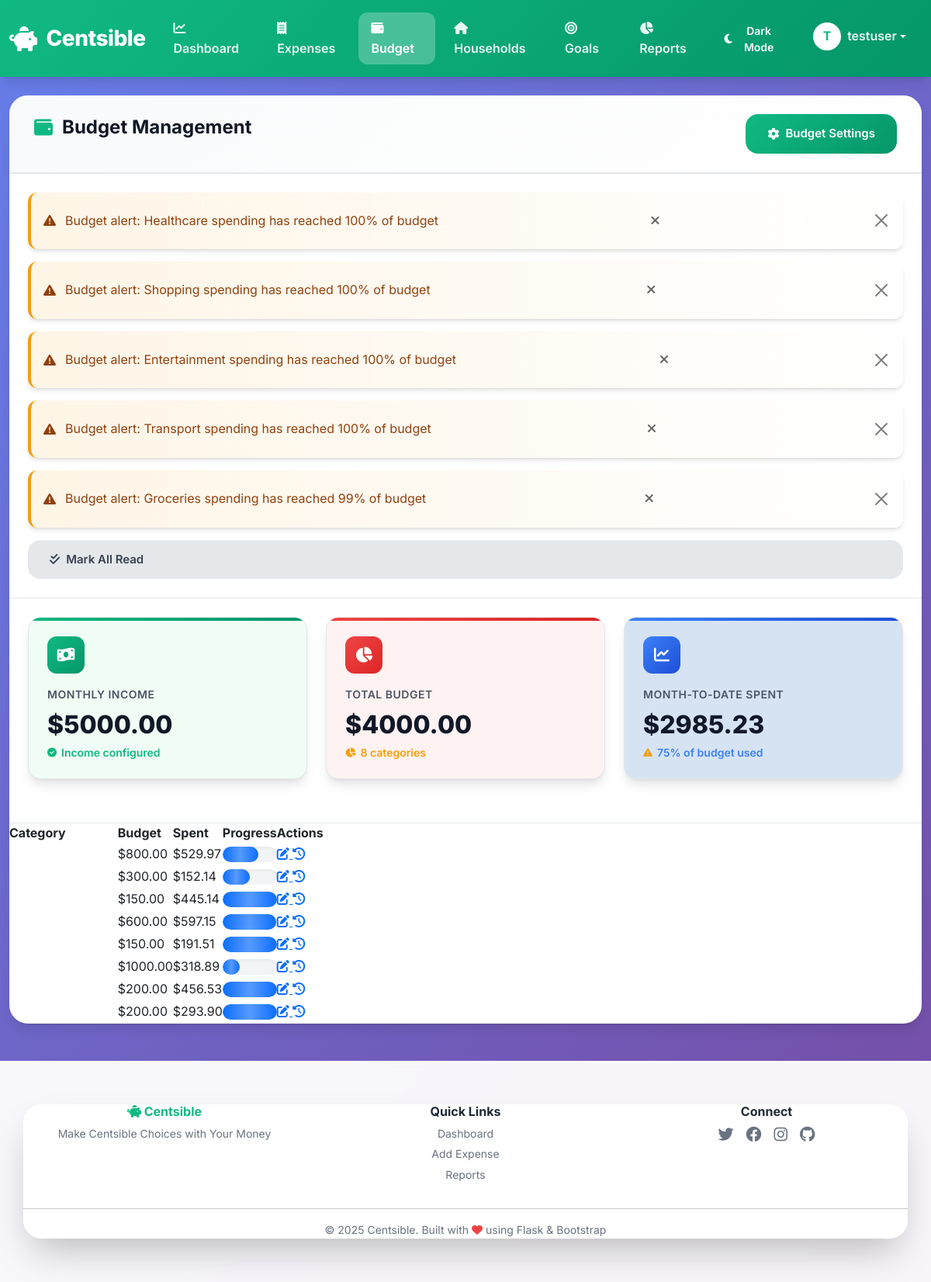
The page /budgets/ (signed in) on the database its author committed.
### app/models.py (models this page shows, shortened)
class User(UserMixin, db.Model):
    __tablename__ = 'users'
    id = db.Column(db.Integer, primary_key=True)
    username = db.Column(db.String(64), unique=True, index=True, nullable=False)
    email = db.Column(db.String(120), unique=True, index=True, nullable=False)
    password_hash = db.Column(db.String(128), nullable=False)
    created_at = db.Column(db.DateTime, default=datetime.utcnow)
    theme_preference = db.Column(db.String(10), default='light')
    currency_symbol = db.Column(db.String(5), default='₦')
    monthly_income = db.Column(db.Numeric(10, 2), default=0)
    total_budget = db.Column(db.Numeric(10, 2), default=0)
    categories = db.relationship('Category', backref='user', lazy='dynamic')
    expenses = db.relationship('Expense', backref='user', lazy='dynamic')
    budgets = db.relationship('Budget', backref='user', lazy='dynamic')
    alerts = db.relationship('BudgetAlert', backref='user', lazy='dynamic')
    def get_monthly_spending(self, year=None, month=None):
        if year is None or month is None:
            now = datetime.now()
            year = now.year
            month = now.month
        total = db.session.query(
            db.func.sum(Expense.amount)
        ).filter(
            Expense.user_id == self.id,
            extract('year', Expense.date) == year,
            extract('month', Expense.date) == month
        ).scalar()
        return total or Decimal('0')
    def get_category_spending(self, category_id, year=None, month=None):
        if year is None or month is None:
            now = datetime.now()
            year = now.year
            month = now.month
        total = db.session.query(
            db.func.sum(Expense.amount)
        ).filter(
            Expense.user_id == self.id,
            Expense.category_id == category_id,
            extract('year', Expense.date) == year,
            extract('month', Expense.date) == month
        ).scalar()
        return total or Decimal('0')

class BudgetAlert(db.Model):
    __tablename__ = 'budget_alerts'
    id = db.Column(db.Integer, primary_key=True)
    user_id = db.Column(db.Integer, db.ForeignKey('users.id'), nullable=False)
    category_id = db.Column(db.Integer, db.ForeignKey('categories.id'), nullable=False)
    alert_type = db.Column(db.String(32), nullable=False)  # threshold, overspent
    message = db.Column(db.String(256), nullable=False)
    is_read = db.Column(db.Boolean, default=False)
    created_at = db.Column(db.DateTime, default=datetime.utcnow)
    __table_args__ = (
        db.Index('idx_user_alerts', user_id, is_read),
    )

class Category(db.Model):
    __tablename__ = 'categories'
    id = db.Column(db.Integer, primary_key=True)
    user_id = db.Column(db.Integer, db.ForeignKey('users.id'), nullable=False)
    name = db.Column(db.String(64), nullable=False)
    icon = db.Column(db.String(32))
    color = db.Column(db.String(7))  # Hex color code
    is_default = db.Column(db.Boolean, default=False)
    budget_amount = db.Column(db.Numeric(10, 2), default=0)
    alert_threshold = db.Column(db.Integer, default=80)  # Percentage
    is_active = db.Column(db.Boolean, default=True)
    __table_args__ = (
        db.Index('idx_user_category', user_id, name),
    )
    expenses = db.relationship('Expense', backref='category', lazy='dynamic')
    budgets = db.relationship('Budget', backref='category', lazy='dynamic')
    @hybrid_property
    def current_month_spending(self):
        now = datetime.now()
        return self.user.get_category_spending(self.id, now.year, now.month)
    @hybrid_property
    def budget_progress(self):
        if not self.budget_amount or self.budget_amount == 0:
            return 0
        return min(100, int((self.current_month_spending / self.budget_amount) * 100))

### app/routes/budgets.py (the view)
@bp.route('/')
@login_required
def index():
    categories = current_user.categories.filter_by(is_active=True).all()
    now = datetime.now()
    budgets = {
        b.category_id: b for b in Budget.query.filter(
            Budget.user_id == current_user.id,
            Budget.year == now.year,
            Budget.month == now.month
        ).all()
    }
    alerts = BudgetAlert.query.filter_by(
        user_id=current_user.id,
        is_read=False
    ).order_by(BudgetAlert.created_at.desc()).all()
    return render_template(
        'budgets/manage.html',
        categories=categories,
        budgets=budgets,
        alerts=alerts
    )

### app/templates/budgets/manage.html (shortened to what this page needs)
{% extends "base.html" %} {% block content %}
<div class="card">
  <div class="card-header">
    <h2 class="card-title"><i class="fas fa-wallet"></i> Budget Management</h2>
    <a href="{{ url_for('budgets.budget_settings') }}" class="btn btn-primary">
      <i class="fas fa-cog"></i> Budget Settings
    </a>
  </div>
  {% if alerts %}
  <div class="alerts-container">
    {% for alert in alerts %}
    <div class="alert alert-warning" role="alert">
      <div class="alert-content">
        <i class="fas fa-exclamation-triangle"></i>
        <span>{{ alert.message }}</span>
      </div>
      <button class="alert-dismiss" data-alert-id="{{ alert.id }}">
        <i class="fas fa-times"></i>
      </button>
    </div>
    {% endfor %}
    <button id="markAllRead" class="btn btn-secondary">
      <i class="fas fa-check-double"></i> Mark All Read
    </button>
  </div>
  {% endif %}
  <div class="budget-overview">
    <div class="stats-grid">
      <div class="stat-card income">
        <div class="stat-header">
          <div class="stat-icon">
            <i class="fas fa-money-bill-wave"></i>
          </div>
        </div>
        <div class="stat-label">Monthly Income</div>
        <div class="stat-value">
          {{ current_user.currency_symbol }}{{
          "%.2f"|format(current_user.monthly_income or 0) }}
        </div>
        <div class="stat-change">
          {% if current_user.monthly_income and current_user.monthly_income > 0 %}
          <i class="fas fa-check-circle"></i> Income configured
          {% else %}
          <i class="fas fa-exclamation-circle"></i> No income set
          {% endif %}
        </div>
      </div>
      <div class="stat-card expense">
        <div class="stat-header">
          <div class="stat-icon">
            <i class="fas fa-chart-pie"></i>
          </div>
        </div>
        <div class="stat-label">Total Budget</div>
        <div class="stat-value">
          {{ current_user.currency_symbol }}{{
          "%.2f"|format(current_user.total_budget or 0) }}
        </div>
        <div class="stat-change">
          {% if current_user.total_budget and current_user.total_budget > 0 %}
          <i class="fas fa-chart-pie"></i> {{ categories|length }} categories
          {% else %}
          <i class="fas fa-exclamation-circle"></i> No budgets set
          {% endif %}
        </div>
      </div>
      {% set total_spent = current_user.get_monthly_spending() %}
      <div class="stat-card balance">
        <div class="stat-header">
          <div class="stat-icon">
            <i class="fas fa-chart-line"></i>
          </div>
        </div>
        <div class="stat-label">Month-to-Date Spent</div>
        <div class="stat-value">
          {{ current_user.currency_symbol }}{{ "%.2f"|format(total_spent) }}
        </div>
        {% if current_user.total_budget and current_user.total_budget > 0 %}
        {% set budget_used = (total_spent / current_user.total_budget * 100)|round|int %}
        <div class="stat-change">
          {% if budget_used <= 50 %}
          <i class="fas fa-check-circle" style="color: var(--success);"></i>
          {% elif budget_used <= 80 %}
          <i class="fas fa-exclamation-triangle" style="color: var(--warning);"></i>
          {% else %}
          <i class="fas fa-times-circle" style="color: var(--danger);"></i>
          {% endif %}
          {{ budget_used }}% of budget used
        </div>
        {% else %}
        <div class="stat-change">
          <i class="fas fa-info-circle"></i> No budget limit set
        </div>
        {% endif %}
      </div>
    </div>
  </div>
  <div class="table-container">
    <table>
      <thead>
        <tr>
          <th>Category</th>
          <th>Budget</th>
          <th>Spent</th>
          <th>Progress</th>
          <th>Actions</th>
        </tr>
      </thead>
      <tbody>
        {% for category in categories %}
        <tr>
          <td>
            <span
              class="badge category-badge"
              {%
              if
              category.color
              %}
              style="--badge-rgb: {{ category.color|hex_to_rgb }}"
              {%
              endif
              %}
            >
              <i class="fas {{ category.icon or 'fa-tag' }}"></i>
            </span>
          </td>
          <td>
            {{ current_user.currency_symbol }}{{
            "%.2f"|format(category.budget_amount) }}
          </td>
          <td>
            {{ current_user.currency_symbol }}{{
            "%.2f"|format(category.current_month_spending) }}
          </td>
          <td>
            <div class="progress">
              {% set progress = category.budget_progress %} {% set bar_class =
              'progress-bar-danger' if progress >= 100 else
              'progress-bar-warning' if progress >= category.alert_threshold
              else 'progress-bar-success' %}
              <div
                class="progress-bar {{ bar_class }}" data-width="{{ progress }}"
              >
              </div>
            </div>
          </td>
          <td>
            <div class="table-actions">
              <a
                href="{{ url_for('budgets.edit_category_budget', id=category.id) }}"
                class="btn-icon"
                title="Edit Budget"
              >
                <i class="fas fa-edit"></i>
              </a>
              <a
                href="{{ url_for('budgets.category_history', id=category.id) }}"
                class="btn-icon"
                title="View History"
              >
                <i class="fas fa-history"></i>
              </a>
            </div>
          </td>
        </tr>
        {% endfor %}
      </tbody>
    </table>
  </div>
</div>
{% endblock %}

### app/templates/base.html (shortened to what this page needs)
<!DOCTYPE html>
<html lang="en">
<head>
    <link href="https://cdn.jsdelivr.net/npm/bootstrap@5.3.0/dist/css/bootstrap.min.css" rel="stylesheet">
    <link rel="stylesheet" href="https://cdnjs.cloudflare.com/ajax/libs/font-awesome/6.4.0/css/all.min.css">
    <link rel="stylesheet" href="{{ url_for('static', filename='css/fontawesome.min.css') }}" id="fontawesome-fallback">
    <link rel="stylesheet" href="{{ url_for('static', filename='css/main.css') }}">
    <link rel="stylesheet" href="{{ url_for('static', filename='css/dark-mode.css') }}">
</head>
<body>
    <nav class="navbar navbar-expand-lg navbar-dark sticky-top">
        <div class="container-fluid">
            <a class="navbar-brand" href="{{ url_for('main.index') if current_user.is_authenticated else url_for('auth.login') }}">
                <i class="fas fa-piggy-bank"></i>
                <span>Centsible</span>
            </a>
            {% if current_user.is_authenticated %}
            <div class="collapse navbar-collapse" id="navbarNav">
                <ul class="navbar-nav me-auto">
                    <li class="nav-item">
                        <a class="nav-link {% if request.endpoint == 'main.index' %}active{% endif %}"
                           href="{{ url_for('main.index') }}">
                            <i class="fas fa-chart-line"></i> Dashboard
                        </a>
                    </li>
                    <li class="nav-item">
                        <a class="nav-link {% if request.endpoint and 'expenses' in request.endpoint %}active{% endif %}"
                           href="{{ url_for('expenses.index') }}">
                            <i class="fas fa-receipt"></i> Expenses
                        </a>
                    </li>
                    <li class="nav-item">
                        <a class="nav-link {% if request.endpoint and 'budgets' in request.endpoint %}active{% endif %}"
                           href="{{ url_for('budgets.index') }}">
                            <i class="fas fa-wallet"></i> Budget
                        </a>
                    </li>
                    <li class="nav-item">
                        <a class="nav-link" href="#" onclick="alert('Households feature coming soon!')">
                            <i class="fas fa-home"></i> Households
                        </a>
                    </li>
                    <li class="nav-item">
                        <a class="nav-link" href="#" onclick="alert('Goals feature coming soon!')">
                            <i class="fas fa-bullseye"></i> Goals
                        </a>
                    </li>
                    <li class="nav-item">
                        <a class="nav-link {% if request.endpoint and 'reports' in request.endpoint %}active{% endif %}"
                           href="{{ url_for('reports.index') }}">
                            <i class="fas fa-chart-pie"></i> Reports
                        </a>
                    </li>
                </ul>
                <ul class="navbar-nav">
                    <li class="nav-item">
                        <button id="theme-toggle" class="btn btn-sm btn-outline-light me-2" style="border-radius: 50px;">
                        </button>
                    </li>
                    <li class="nav-item dropdown">
                        <a class="nav-link dropdown-toggle d-flex align-items-center" href="#" id="navbarDropdown"
                           role="button" data-bs-toggle="dropdown" aria-expanded="false">
                            <div class="avatar me-2" style="width: 36px; height: 36px; background: white; color: #10b981; border-radius: 50%; display: flex; align-items: center; justify-content: center; font-weight: 700;">
                                {{ current_user.username[0].upper() }}
                            </div>
                            <span>{{ current_user.username }}</span>
                        </a>
                    </li>
                </ul>
            </div>
            {% endif %}
        </div>
    </nav>
    <main class="container-fluid mt-4 mb-5">
        {% block content %}{% endblock %}
    </main>
    <footer class="text-center py-4" style="background: rgba(255, 255, 255, 0.95); backdrop-filter: blur(10px); margin-top: 3rem;">
        <div class="container">
            <div class="row">
                <div class="col-md-4 mb-3">
                    <h6 class="fw-bold text-success">
                        <i class="fas fa-piggy-bank"></i> Centsible
                    </h6>
                    <p class="text-muted small">Make Centsible Choices with Your Money</p>
                </div>
                <div class="col-md-4 mb-3">
                    <h6 class="fw-bold">Quick Links</h6>
                    {% if current_user.is_authenticated %}
                    <div class="d-flex flex-column gap-1">
                        <a href="{{ url_for('main.index') }}" class="text-decoration-none text-muted small">Dashboard</a>
                        <a href="{{ url_for('expenses.add_expense') }}" class="text-decoration-none text-muted small">Add Expense</a>
                        <a href="{{ url_for('reports.index') }}" class="text-decoration-none text-muted small">Reports</a>
                    </div>
                    {% endif %}
                </div>
                <div class="col-md-4 mb-3">
                    <h6 class="fw-bold">Connect</h6>
                    <div class="d-flex justify-content-center gap-3">
                        <a href="#" class="text-muted"><i class="fab fa-twitter fa-lg"></i></a>
                        <a href="#" class="text-muted"><i class="fab fa-facebook fa-lg"></i></a>
                        <a href="#" class="text-muted"><i class="fab fa-instagram fa-lg"></i></a>
                        <a href="#" class="text-muted"><i class="fab fa-github fa-lg"></i></a>
                    </div>
                </div>
            </div>
            <hr class="my-3">
            <p class="text-muted small mb-0">
                &copy; 2025 Centsible. Built with <i class="fas fa-heart text-danger"></i> using Flask & Bootstrap
            </p>
        </div>
    </footer>
</body>
</html>

### rows shown on the page
User: username "T", username "testuser", currency_symbol "$", monthly_income "5000.00", total_budget "4000.00"
BudgetAlert: message "Budget alert: Healthcare spending has reached 100% of budget"
BudgetAlert: message "Budget alert: Shopping spending has reached 100% of budget"
BudgetAlert: message "Budget alert: Entertainment spending has reached 100% of budget"
BudgetAlert: message "Budget alert: Transport spending has reached 100% of budget"
BudgetAlert: message "Budget alert: Groceries spending has reached 99% of budget"
Category: budget_amount "800.00", current_month_spending "529.97", {{ progress }} 66 (drawn)
Category: budget_amount "300.00", current_month_spending "152.14", {{ progress }} 50 (drawn)
Category: budget_amount "150.00", current_month_spending "445.14", {{ progress }} 100 (drawn)
Category: budget_amount "600.00", current_month_spending "597.15", {{ progress }} 99 (drawn)
Category: budget_amount "150.00", current_month_spending "191.51", {{ progress }} 100 (drawn)
Category: budget_amount "1000.00", current_month_spending "318.89", {{ progress }} 31 (drawn)
Category: budget_amount "200.00", current_month_spending "456.53", {{ progress }} 100 (drawn)
Category: budget_amount "200.00", current_month_spending "293.90", {{ progress }} 100 (drawn)

### other values the page prints
{{ categories|length }} "8"
{{ "%.2f"|format(total_spent) }} "2985.23"
{{ budget_used }} "75"
